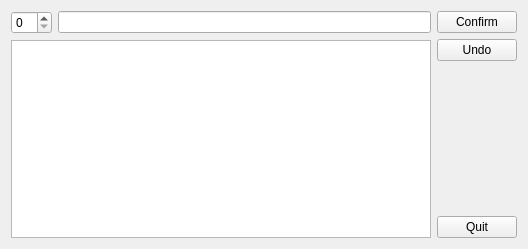
<?xml version="1.0" encoding="UTF-8"?>
<ui version="4.0">
 <class>ex8</class>
 <widget class="QWidget" name="ex8">
  <property name="geometry">
   <rect>
    <x>0</x>
    <y>0</y>
    <width>528</width>
    <height>249</height>
   </rect>
  </property>
  <property name="windowTitle">
   <string>ex8</string>
  </property>
  <layout class="QHBoxLayout" name="horizontalLayout_2">
   <item>
    <layout class="QVBoxLayout" name="verticalLayout">
     <item>
      <layout class="QHBoxLayout" name="horizontalLayout">
       <item>
        <widget class="QSpinBox" name="spinBox"/>
       </item>
       <item>
        <widget class="QLineEdit" name="lineEdit"/>
       </item>
      </layout>
     </item>
     <item>
      <widget class="MyQTextEdit" name="textEdit"/>
     </item>
    </layout>
   </item>
   <item>
    <layout class="QVBoxLayout" name="verticalLayout_2">
     <item>
      <widget class="QPushButton" name="pushButton">
       <property name="text">
        <string>Confirm</string>
       </property>
      </widget>
     </item>
     <item>
      <widget class="QPushButton" name="pushButton_2">
       <property name="text">
        <string>Undo</string>
       </property>
      </widget>
     </item>
     <item>
      <spacer name="verticalSpacer">
       <property name="orientation">
        <enum>Qt::Vertical</enum>
       </property>
       <property name="sizeHint" stdset="0">
        <size>
         <width>20</width>
         <height>40</height>
        </size>
       </property>
      </spacer>
     </item>
     <item>
      <widget class="QPushButton" name="pushButton_3">
       <property name="text">
        <string>Quit</string>
       </property>
      </widget>
     </item>
    </layout>
   </item>
  </layout>
 </widget>
 <layoutdefault spacing="6" margin="11"/>
 <customwidgets>
  <customwidget>
   <class>MyQTextEdit</class>
   <extends>QTextEdit</extends>
   <header location="global">myqtextedit.h</header>
   <slots>
    <slot>getNum(QString)</slot>
    <slot>getText(QString)</slot>
    <slot>appendCompra()</slot>
   </slots>
  </customwidget>
 </customwidgets>
 <resources/>
 <connections>
  <connection>
   <sender>pushButton_3</sender>
   <signal>clicked()</signal>
   <receiver>ex8</receiver>
   <slot>close()</slot>
   <hints>
    <hint type="sourcelabel">
     <x>491</x>
     <y>231</y>
    </hint>
    <hint type="destinationlabel">
     <x>422</x>
     <y>243</y>
    </hint>
   </hints>
  </connection>
  <connection>
   <sender>spinBox</sender>
   <signal>valueChanged(QString)</signal>
   <receiver>textEdit</receiver>
   <slot>getNum(QString)</slot>
   <hints>
    <hint type="sourcelabel">
     <x>42</x>
     <y>27</y>
    </hint>
    <hint type="destinationlabel">
     <x>50</x>
     <y>73</y>
    </hint>
   </hints>
  </connection>
  <connection>
   <sender>lineEdit</sender>
   <signal>textEdited(QString)</signal>
   <receiver>textEdit</receiver>
   <slot>getText(QString)</slot>
   <hints>
    <hint type="sourcelabel">
     <x>173</x>
     <y>29</y>
    </hint>
    <hint type="destinationlabel">
     <x>173</x>
     <y>68</y>
    </hint>
   </hints>
  </connection>
  <connection>
   <sender>pushButton</sender>
   <signal>clicked()</signal>
   <receiver>textEdit</receiver>
   <slot>appendCompra()</slot>
   <hints>
    <hint type="sourcelabel">
     <x>449</x>
     <y>30</y>
    </hint>
    <hint type="destinationlabel">
     <x>402</x>
     <y>105</y>
    </hint>
   </hints>
  </connection>
  <connection>
   <sender>pushButton_2</sender>
   <signal>clicked()</signal>
   <receiver>textEdit</receiver>
   <slot>undo()</slot>
   <hints>
    <hint type="sourcelabel">
     <x>490</x>
     <y>59</y>
    </hint>
    <hint type="destinationlabel">
     <x>378</x>
     <y>151</y>
    </hint>
   </hints>
  </connection>
 </connections>
</ui>
